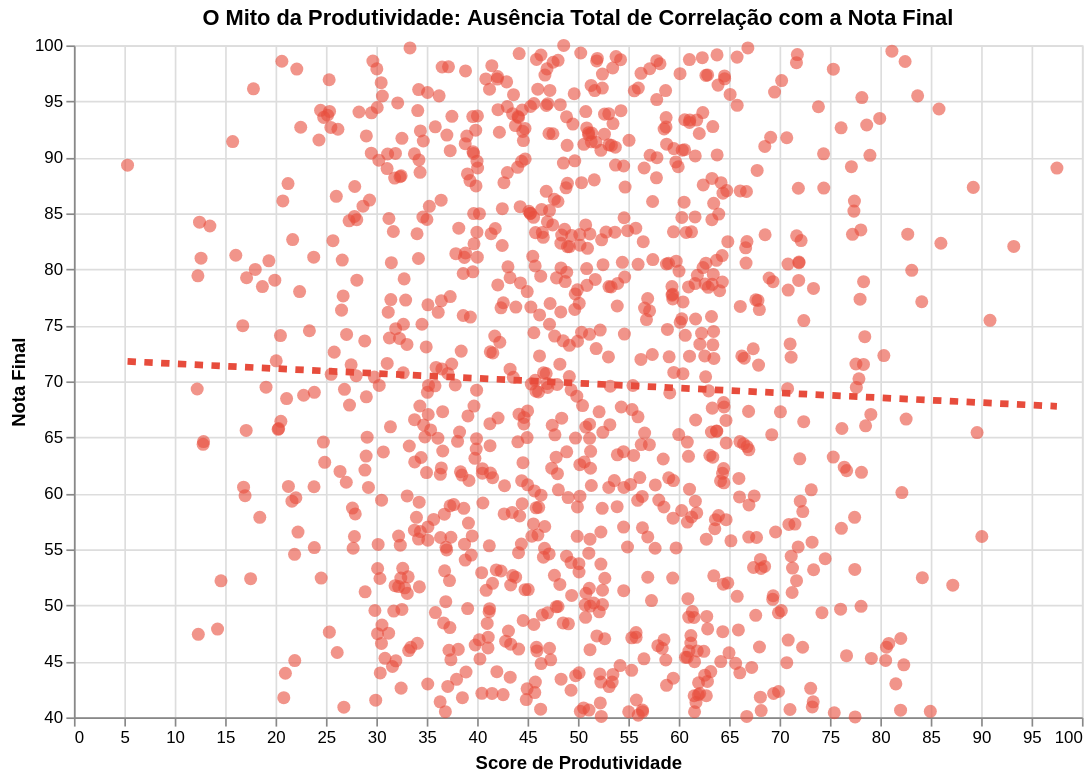

Source (notebook cell):
### Markdown cell above
# 2.5 Relação de nota final e Produtividade

### Code cell
import altair as alt

# 1. Gráfico de dispersão puro: Produtividade vs Nota Final
pontos_choque = alt.Chart(df_amostra).mark_circle(size=60, opacity=0.6).encode(
    x=alt.X('productivity_score:Q', title='Score de Produtividade', scale=alt.Scale(zero=False)),
    y=alt.Y('final_grade:Q', title='Nota Final', scale=alt.Scale(zero=False)),
    color=alt.value('#e74c3c'), # Um vermelho forte para chamar a atenção
    tooltip=['productivity_score', 'final_grade']
)

# 2. A prova do crime: Linha de Regressão Linear
# Ela vai sair praticamente reta/horizontal, provando que o X não afeta o Y
linha_tendencia = pontos_choque.transform_regression(
    'productivity_score', 'final_grade'
).mark_line(
    color='#2c3e50', 
    size=4, 
    strokeDash=[5, 5] # Linha tracejada para ficar com cara de análise estatística
)

# 3. Junta os dois
grafico_impacto = (pontos_choque + linha_tendencia).properties(
    width=600,
    height=400,
    title='O Mito da Produtividade: Ausência Total de Correlação com a Nota Final'
)

grafico_impacto

### Figure 1 — Vega-Lite specification as saved in the notebook (floating-point values rounded to 4 significant figures; data arrays with more than 128 entries replaced by an {"elided": "..."} marker saying what was removed)
{"config": {"view": {"continuousWidth": 300, "continuousHeight": 300}}, "layer": [{"mark": {"type": "circle", "opacity": 0.6, "size": 60}, "encoding": {"color": {"value": "#e74c3c"}, "tooltip": [{"field": "productivity_score", "type": "quantitative"}, {"field": "final_grade", "type": "quantitative"}], "x": {"field": "productivity_score", "scale": {"zero": false}, "title": "Score de Produtividade", "type": "quantitative"}, "y": {"field": "final_grade", "scale": {"zero": false}, "title": "Nota Final", "type": "quantitative"}}}, {"mark": {"type": "line", "color": "#2c3e50", "size": 4, "strokeDash": [5, 5]}, "encoding": {"color": {"value": "#e74c3c"}, "tooltip": [{"field": "productivity_score", "type": "quantitative"}, {"field": "final_grade", "type": "quantitative"}], "x": {"field": "productivity_score", "scale": {"zero": false}, "title": "Score de Produtividade", "type": "quantitative"}, "y": {"field": "final_grade", "scale": {"zero": false}, "title": "Nota Final", "type": "quantitative"}}, "transform": [{"on": "productivity_score", "regression": "final_grade"}]}], "data": {"name": "data-5e5b733bd8cbf702b79fde5aff663028"}, "height": 400, "title": "O Mito da Produtividade: Ausência Total de Correlação com a Nota Final", "width": 600, "$schema": "https://vega.github.io/schema/vega-lite/v6.1.0.json", "datasets": {"data-5e5b733bd8cbf702b79fde5aff663028": {"elided": "1000 records"}}}
